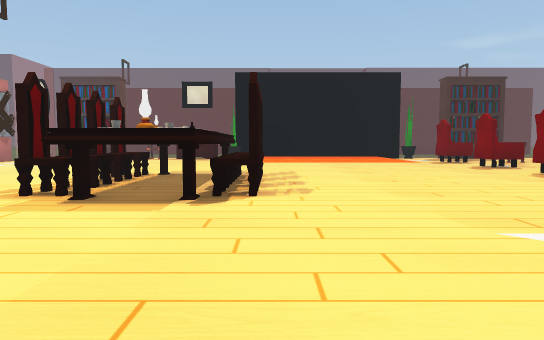
View 1 (above)

24 first-person views from a walk through a 3-D level made in the Unity game engine. The camera is 1.5 m above the floor, tilts 4° down and sees 70° across. The floor is counted in squares, 2 m on a side. Each view is taken from the middle of a square. On the plan, view 1 faces up. The plan holds only what a view shows up to about 12 squares ahead; the rest is blank. The place goes on beyond the plan. The player is left out.

View 2
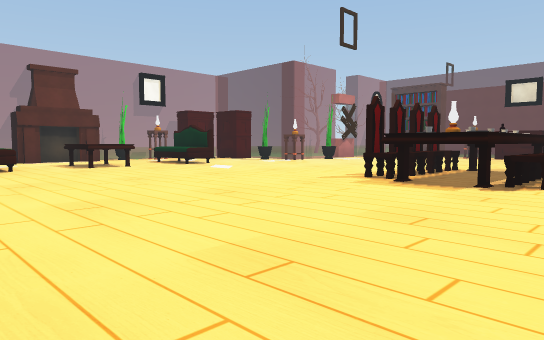

View 3
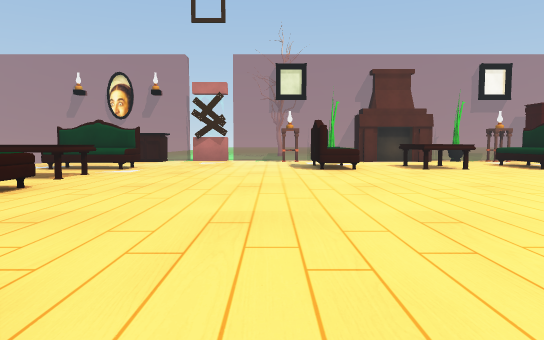

View 4
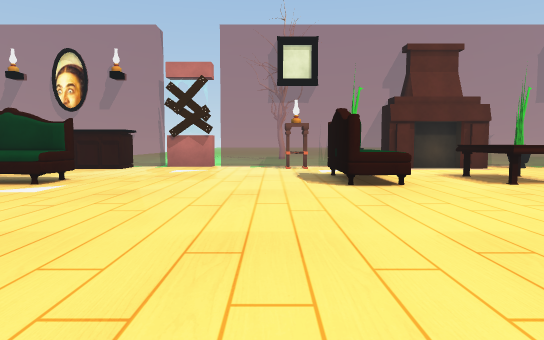

View 5
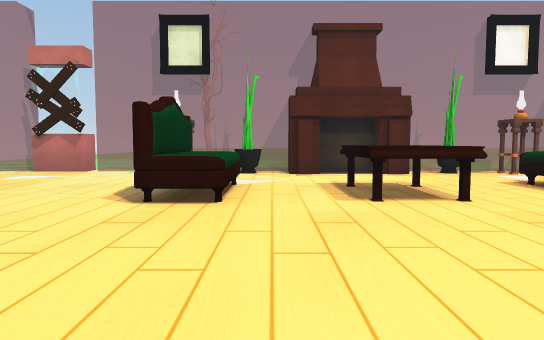

View 6
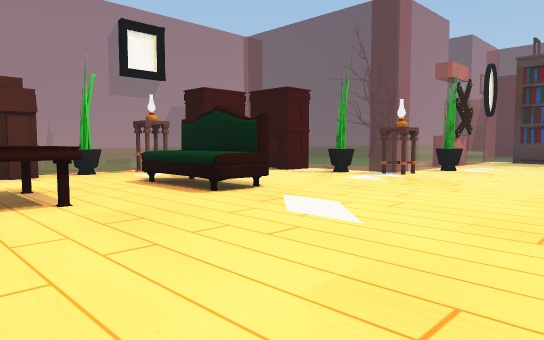

View 7
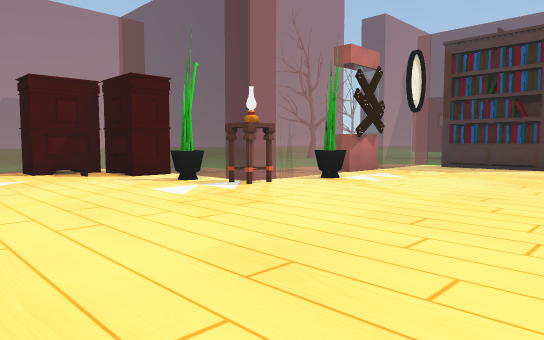

View 8
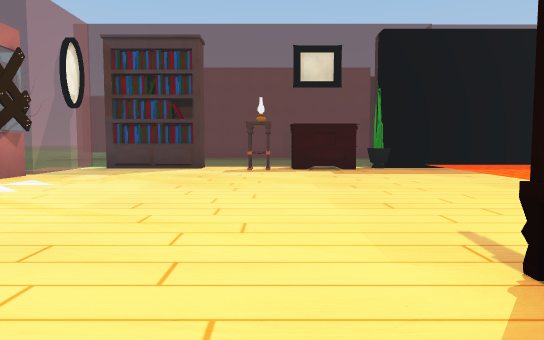

View 9
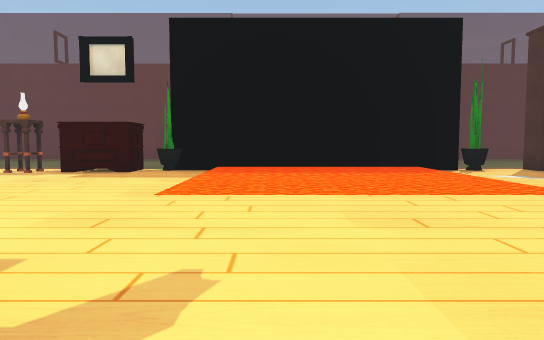

View 10
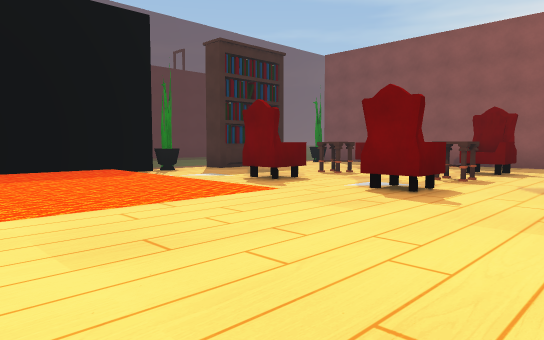

View 11
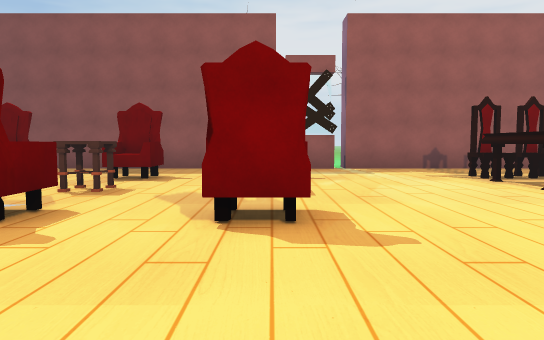

View 12
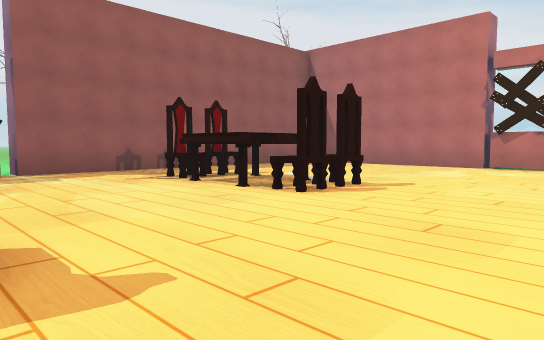

View 13
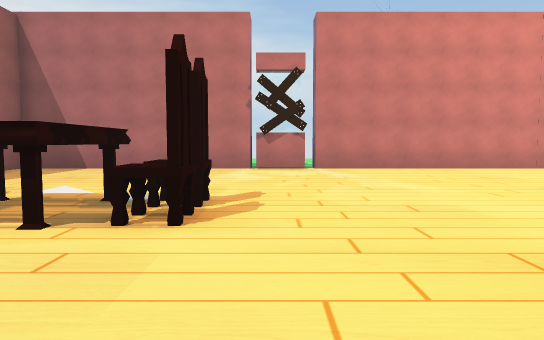

View 14
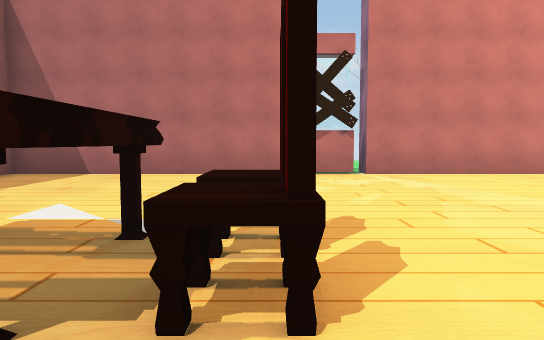

View 15
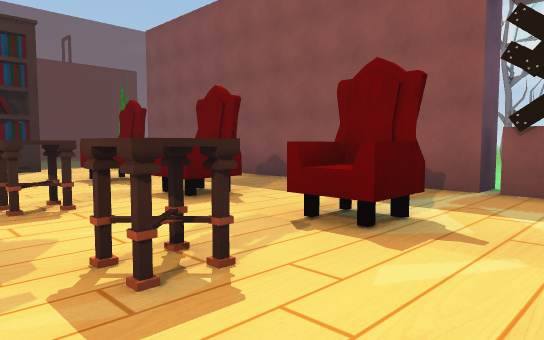

View 16
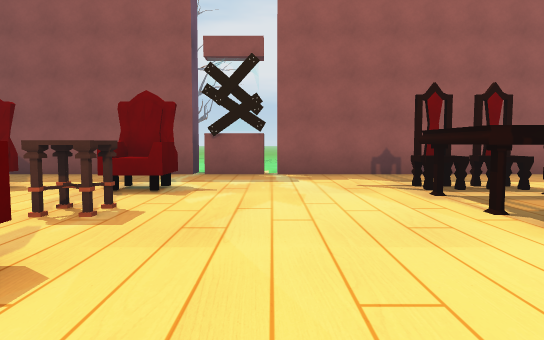

View 17
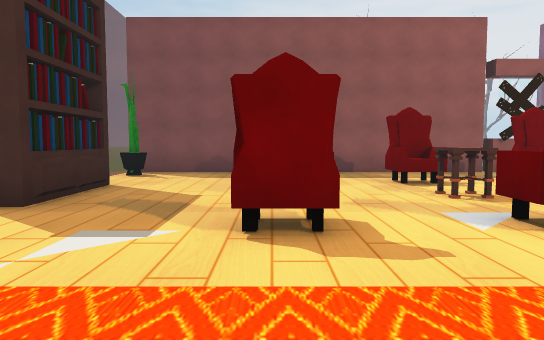

View 18
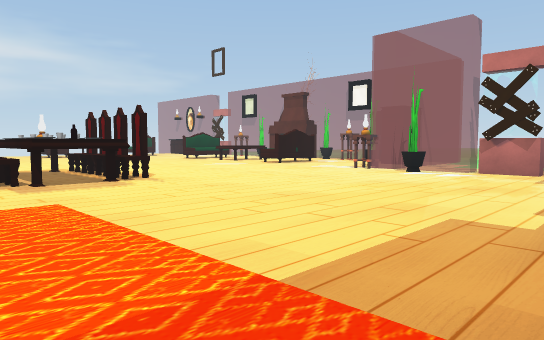

View 19
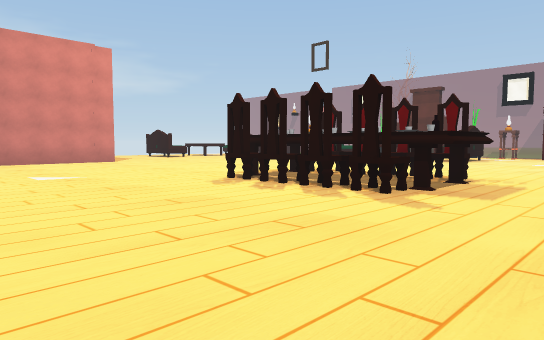

View 20
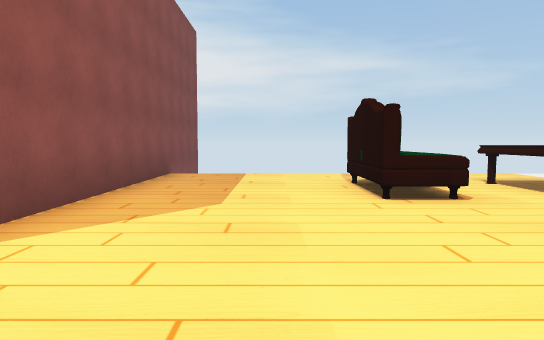

View 21
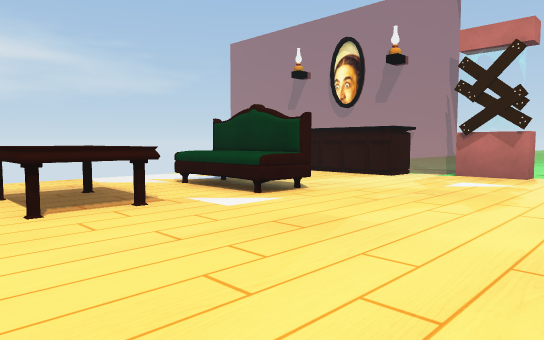

View 22
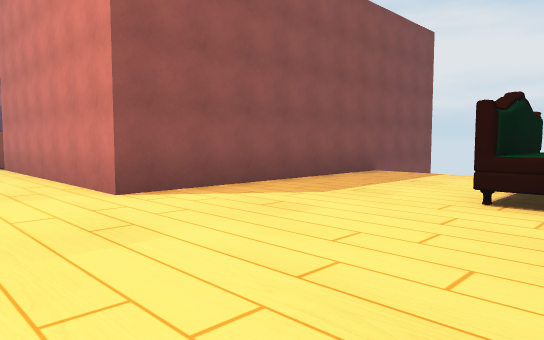

View 23
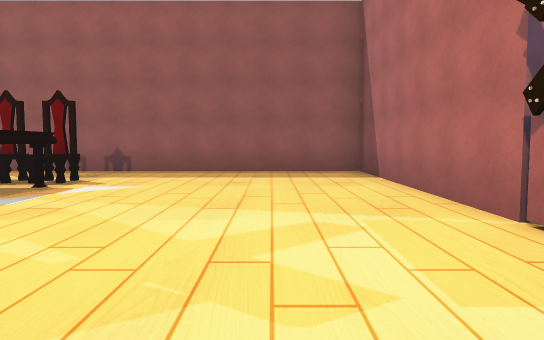

View 24
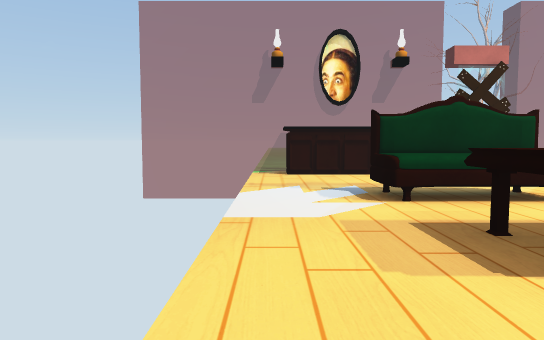

### Floor plan
Key: @ floor where view 1 was taken; # wall or solid block; x gap in a wall; . main floor; : floor 0.25 m higher than the main floor; / step, stairs or slope; A armchair; T table; S sofa; C cabinet; O other object.
Columns run from 16 left of view 1 to 15 right of it. Each row starts with its distance up from view 1.
 19        OO#  #############OO  ###
 18       .OO..OC#..:::::/...OO....#
 17       ..........:::::/.........#
 16      x..........:::::/.........#
 15    ..#..........:::::/.A.T.A...#
 14    ..x..........:::::/.........#
 13    .. #.........//////.........#
 12       .................A.T.A...#
 11    ##OO........................#
 10  #C...........##...............#
  9  C...........OOOO......A.T.A...x
  8 #............O OO..............#
  7 #O...........OO O..............x
  6 #..SSS.......OOOO..............#
  5 #............###.........TT....#
  4 OO......................OT.TO..#
  3 #..TTT..................OTTTO..#
  2 OO.TTT.........................#
  1 #..............................#
  0 #..SSS..........@..............#
 -1 #O.............................#
 -2  ..............................#
 -3  ..............................#
 -4 #..............#######x#########
 -5 #..............#
 -6 #...SS.TT.S....#
 -7  O..#S.TT.S....#
 -8  O..SS.TT.S....#
 -9  O.............#
-10 #..............#
-11                #

Positions as (right, up) in squares from view 1, and headings:
1: (0, 0), facing up
2: (1, -2), facing up-left
3: (0, -2), facing left
4: (-4, -2), facing left
5: (-6, 1), facing left
6: (-6, 2), facing up-left
7: (-5, 6), facing up-left
8: (-5, 7), facing up
9: (1, 8), facing up
10: (1, 9), facing up-right
11: (3, 9), facing right
12: (4, 9), facing down-right
13: (7, 8), facing down
14: (8, 6), facing down
15: (8, 7), facing up-right
16: (5, 7), facing right
17: (3, 15), facing right
18: (1, 18), facing down-left
19: (5, 12), facing down-left
20: (-4, -1), facing down
21: (-7, -2), facing down-left
22: (-7, -1), facing down-right
23: (4, -1), facing right
24: (-6, -10), facing left
